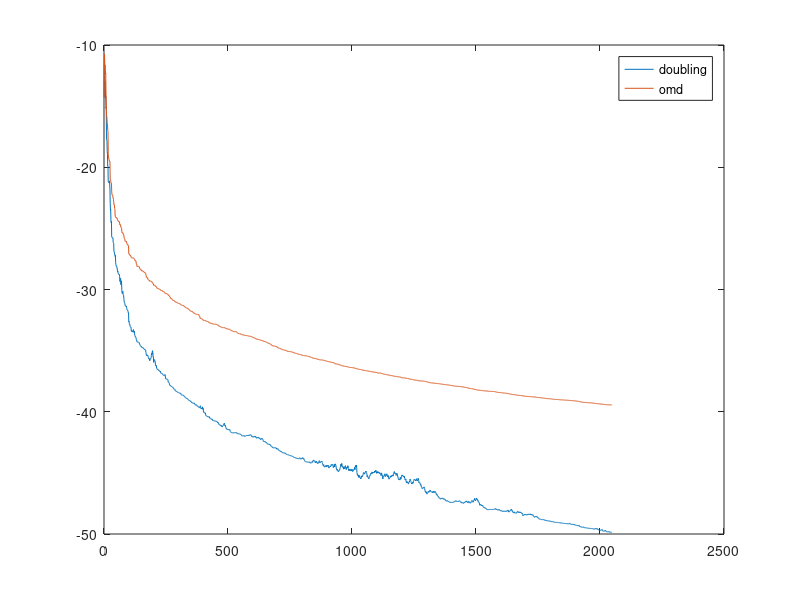

The MATLAB script that drew this image:
function out = OMG()
%use doubling tricking to iterate
M = 11; % 2 ^ 15 = 32768
% the maxiums turn will iterate T times;
T = 2^(M)-1; % avoid the last value to 0
% T = 50000;
% G is  positive retional number begin with 1
N = 100; % N is used to set G and Z
global G;
G = ones(1,N);
global Z;
Z = zeros(N-1,1);
% your decision domain used in projection
global x_bound;
x_bound = [0,1000];
% D and eta are used in reward function U
global D;
D = 1;
global eta;
eta = 1;
global gzs;
gzs  = zeros(1,T+1); % <G , Z>
% output variable
global regrets;
regrets = zeros(1,T);
global regrets_div_t;
regrets_div_t = zeros(1,T);
global experts;
experts = zeros(1,T);
global expertsRewards;
expertsRewards = zeros(1,T);
global myChoices;
myChoices = zeros(1,T);
global myRewards;
myRewards = zeros(1,T);
% the initial y

y1 = 8;

%%%%%%%%%%%%%%%%%%
% main function  %
%%%%%%%%%%%%%%%%%%
  isDraw =false;
  rng(1);
  out_d=OGD_doubling(M,y1,isDraw);
  
  figure('name','Regrets Compare','NumberTitle','off','Position',[100,0,700,500]);
  plot(out_d,'DisplayName','doubling');
  hold on;
  
   rng(1);
   out = OGD_Primary(T,y1,isDraw);
   plot(out,'DisplayName','omd');
   legend('doubling','omd');
   
   hold off;
%   
%   rng(1);
%   regret_s=ogdfix(8,x_bound);
%   figure('name','RG','NumberTitle','off','Position',[0,500,700,500]);
%   plot(out,'DisplayName','out_s');
%   hold on;
%   plot(regret_s,'DisplayName','regret_s');
%   legend('out_s','regret_s');
%   hold off;
%%%%%%%end%%%%%%%%


end

function out = OGD_doubling(M,y1,isDraw)
  global regrets_div_t;
  global experts;
  global myChoices;
%   global myRewards;
%   global expertsRewards;
%   global gzs;
   yout = y1;
  %rng('shuffle');
  for m = 1 : M

    [yout,regretsOut] = iteration(2^(m-1),2^(m)-1,yout,true);
%    [myChoices(m),experts(m), regrets(m)]=
%    regrets_div_t(m) = regrets(m)/2^m;
  end
 
  if isDraw
    figure('name','The value of Xt','NumberTitle','off','Position',[0,500,700,500]);
    plot(experts,'DisplayName','experts');
    hold on;
    plot(myChoices,'DisplayName','mychoice');
    legend('experts','mychoice');
    hold off;
    figure('name','The aluve of regret','NumberTitle','off','Position',[700,500,700,500]);
    hold on;
    %plot(regret_s'+ones(1,size(regret_s,1))*89);
    
    plot(regretsOut);
    hold off;
    
    figure('name','Regret div t','NumberTitle','off','Position',[700,0,700,500]);
    plot(regrets_div_t);
  end
%   diff(1:end) = regrets -(regret_s'-ones(1,size(regret_s,1))*89);

  out = regretsOut;
end

function out = OGD_Primary(T,y1,isDraw)
  global regrets_div_t;
  global experts;
  global myChoices;

%   output variable
%   regrets = zeros(1,T);
%   regrets_div_t = zeros(1,T);
%   experts = zeros(1,T);
%   expertsRewards = zeros(1,T);
%   myChoices = zeros(1,T);
%   myRewards = zeros(1,T);
   
  disp('Begin Loop');
  fprintf('Iterate %d turns',T);
  
   [yout,regretsOut ]= iteration(1,T,y1,false);
  
  disp('End Loop');
  
  if isDraw
    figure('name','The value of Xt','NumberTitle','off','Position',[0,500,700,500]);
    plot(experts,'DisplayName','experts');
    hold on;
    plot(myChoices,'DisplayName','mychoice');
    legend('experts','mychoice');
    hold off;
    figure('name','The aluve of regret','NumberTitle','off','Position',[700,500,700,500]);
    plot(regretsOut);
    figure('name','Regret div t','NumberTitle','off','Position',[700,0,700,500]);
    plot(regrets_div_t);
  end
  out = regretsOut;
end


function [yout,regretsOut ]=iteration(t_b,t_e,y,doubling_flag)
  global G;
  global Z;
  global x_bound;
  global D;
  global eta;
  global gzs;
  global regrets;
  global regrets_div_t;
  global experts;
  global expertsRewards;
  global myChoices;
  global myRewards;
  


  
  % start at 0 OMG this is a serious problem !!! because in matlab for i =
  % i = 1:1 will iterate
  if t_b == 1
    % I think there is problem
    % If we choose iterate from 1
    % The X_1 is decided by which parameter
    % This simulation is a little bit different from the normal algorithm
    % in the paper. 
    % In my code we get x at first, then we gerate y
    
    % get x0
    x_t = project(y,x_bound);
    % x0 feedback
    Z(1:end) = D * rand(size(Z,1),1);
    gzs(1) = G(2:end) * Z;    
    y = y + (gradient(x_t,gzs(1),eta,G));
    
    % get x1
    myChoices(1) = project(y,x_bound);
    % get feedback
    Z(1:end) = D * rand(size(Z,1),1);
    gzs(1) = G(2:end) * Z;
    
    % find the best expert's choice
    u =  (gzs(1) + eta) / G(1);
    u = project(u,x_bound);
    experts(1) = u;
    
    expertsRewards(1) = expertReward(experts(1),gzs,eta,1,G);
%   expertsRewards(1) = -0.5*(u-gzs(1)-eta)^2;
    myRewards(1)  = userLoss(myChoices(1),gzs(1),eta,G);
    regrets(1) = myRewards(1) - expertsRewards(1);
    regrets_div_t(1) = regrets(1);
    
    % get y + 1
    y = y + (1 / 2)*(gradient(myChoices(1),gzs(1),eta,G));
    t_b = t_b + 1;
  end

   
 %disp([t_b,t_e]);
  for t = t_b : t_e
    %Z(1:end) = D * rand(size(Z,1),1);
    % gzs(t) = G(2:end) * Z;
    % my choice

    if doubling_flag 
      eta1 = t_b; 
    else
      eta1 = t + 1;
    end
    
    % get x_t
    myChoices(t) = project(y,x_bound);
  
    % feedback
    Z(1:end) = D * rand(size(Z,1),1);
    gzs(t) = G(2:end) * Z;
    
    % get y t + 1
    y = y + (1 / eta1)*(gradient(myChoices(t) ,gzs(t),eta,G));
    
    % my rewards
    myRewards(t)  = myRewards(t-1) + userLoss(myChoices(t),gzs(t),eta,G);
   
    % caculate expert choice
    u = (t-1)/ t* experts(t - 1) + 1/t * 1 /G(1) * (gzs(t) + eta);
    u = project(u,x_bound);
    
    % record expert's choice
    experts(t) = u;
    %expert's rewards
    
    expertsRewards(t) = expertReward(experts(t),gzs,eta,t,G);
    
    % regret
    regrets(t) = myRewards(t) - expertsRewards(t);
    
    % test the big O property
    regrets_div_t(t) = regrets(t) / t;
    %%%
  end
  
  yout = y;
  regretsOut = regrets;
end


% the difference of reward function U
function uout = gradient(x_t,gz,eta,G)
  uout = - G(1)*(G(1)*x_t - gz - eta);  
end
% the reward function U
function uout = userLoss(x_t,gz,eta,G)
  uout = -0.5 * (G(1).*x_t - gz - eta).^2;
end

function uout = expertReward(u,gzs,eta,t,G)
  uout = -0.5 * (t * ((G(1)* u - eta)^2 )+sum(-2*(G(1)*u -eta) * gzs(1:t) + gzs(1:t).^2));
end
%the projection funciton
function x_t = project(y_t,x_bound)
  if x_bound(1) <= y_t && y_t <= x_bound(2)
    x_t = y_t;
  else
    if y_t < x_bound(1)
      x_t = x_bound(1);
    else
      x_t = x_bound(2);
    end
  end
end


function regret=ogdfix(y1,x_bound)
%x belongs to [0,1000]
% global myRewards;
% global myChoices;
%y0=8;
  T=2^11-1;
  eta=1;
  n=100;
  s=zeros(T+1,1);

  y=zeros(T,1);
  % this y has some problem!!!
  % I fix it
  %calculate y(1)
  expert_reward=zeros(T,1);
  users_reward=zeros(T,1);
  regret=zeros(T,1);
  u=zeros(T,1);
  user=zeros(T,1);
  z=zeros(n-1,1);
 
  x=zeros(T,1);
  
  % init 
  % we should say given y1,insteading given y0
  % get x0
  %  y(1) = y1;
  x = project(y1,x_bound);
  % feedback t = 0
  z(:)=rand(n-1,1);
  s =sum(z);
  % y = 1
  y(1)= y1 -  (x-sum(z)-eta);
  % feedback function
  % t = 1
  x(1) = project( y(1),x_bound);
  % feedback t = 1
  z(:)=rand(n-1,1);
  s(1) =sum(z);
  user(1) = -0.5*(x(1)-s(1)-eta)^2; 
  u(1)=s(1)+eta;
  expert_reward(1) = -0.5*(u(1)-s(1)-eta)^2;
  regret(1)=user(1)-expert_reward(1);
  % y 2 
   y(2)= y(1) - 1/2 * (x(1)-sum(z)-eta);
  for t=2:T
      %user's choice
      
      % get x and save user choice
      x(t)=project(y(t),x_bound);

      % get feedback
      z=rand(n-1,1);
      s(t)=sum(z);

      % update y
      y(t+1)=y(t)-(x(t)-s(t)-eta)/(t+1);
      %user performance
      users_reward(t)=-0.5*(x(t)-s(t)-eta)^2; 
 
      user(t)=user(t-1)+users_reward(t);
      %best expert performance
     

      u(t)=u(t-1)*(t-1)/t+(s(t)+eta)/t; 

      for j=1:t
          expert_reward(t)=expert_reward(t)-0.5*(u(t)-s(j)-eta)^2;
       end
      %calculate regret
      regret(t)=user(t)-expert_reward(t);
   end
end





